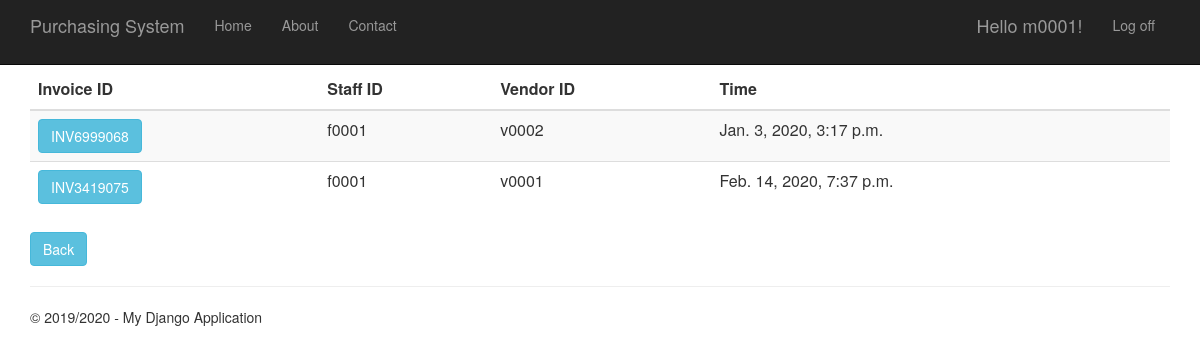
Screenshot of /invoicehistory (signed in) with the database file from the repository.
### Invoice/models.py (models this page shows)
class Invoice(models.Model):
    invoice_id = models.CharField(primary_key= True, max_length=10)
    time_created = models.DateTimeField()
    description = models.CharField(max_length=100)
    total_price = models.DecimalField(max_digits=10, decimal_places=2, default=Decimal('0.00'))
    invoice_status = models.CharField(max_length=20)
    purchase_order_id =models.OneToOneField(PurchaseOrder,on_delete = models.CASCADE)
    person_id = models.ForeignKey(Person,on_delete= models.CASCADE)
    vendor_id = models.ForeignKey(Vendor,on_delete = models.CASCADE)

### app/models.py (models this page shows, shortened)
class Person(models.Model):
    user_id = models.OneToOneField(User)
    person_id = models.CharField(primary_key=True, max_length=10)
    person_name = models.TextField()
    person_address = models.TextField()
    person_phone_number = models.TextField()
    person_role = models.TextField(default = 'EMPLOYEE')

class Vendor(models.Model):
    vendor_id = models.CharField(primary_key=True, max_length=10)
    vendor_name = models.TextField()
    vendor_phone_number = models.TextField()
    vendor_address = models.TextField()
    vendor_email = models.TextField()
    def __str__(self):
        return str(self.vendor_id)

### Invoice/views.py (the view)
# urls.py: url(r'^invoicehistory', Invoice.views.invoicehistory, name="invoice_history"),
def invoicehistory(request):
    invoice = Invoice.objects.all()
    context = {
            'title':'Invoice History',
            'rows':invoice,
            'year':'2019/2020'
        }
    return render(request,'Invoice/invoicehistory.html',context)

### Invoice/templates/Invoice/invoicehistory.html
﻿{% extends "app/layout.html" %}
{% block content %}
<div class="purcahseorderhistory margintop" action="menu" >
    <form action="invoicehistorydetails" method="GET">
        <table class="table table-striped margintop">
          <thead>
            <tr>
              <th scope="col">Invoice ID</th>
              <th scope="col">Staff ID</th>
              <th scope="col">Vendor ID</th>
              <th scope="col">Time</th>
            </tr>
          </thead>
          <tbody>
              {% for r in rows %}
            <tr>
                 <td><button type="submit" name="inv_id" value="{{r.invoice_id}}" class="btn btn-info" >{{r.invoice_id}}</button></td>
                 <td>{{r.person_id.person_id}}</td>
                 <td>{{r.vendor_id}}</td>
                 <td>{{r.time_created}}</td>
            </tr>
              {% endfor %}
          </tbody>
        </table>
        <div class="margintop">
            <a type="submit" class="btn btn-info" href="/menu">Back</a>
        </div>
    </form>
</div>
{% endblock %}

### app/templates/app/loginpartial.html (shortened to what this page needs)
{% if user.is_authenticated %}
<form id="logoutForm" action="/logout" method="post" class="navbar-right">
    <ul class="nav navbar-nav navbar-right">
        <li><span class="navbar-brand">Hello {{ user.username }}!</span></li>
        <li><a href="javascript:document.getElementById('logoutForm').submit()">Log off</a></li>
    </ul>
</form>
{% else %}
<ul class="nav navbar-nav navbar-right">
    <li><a href="{% url 'login' %}">Log in</a></li>
</ul>
{% endif %}

### app/static/app/content/site.css (style rules this page uses)
body { padding-top: 50px; padding-bottom: 20px; }

### rows the page displays
Invoice: invoice_id "INV6999068", person_id.person_id "f0001", vendor_id "v0002", time_created "Jan. 3, 2020, 3:17 p.m."
Invoice: invoice_id "INV3419075", person_id.person_id "f0001", vendor_id "v0001", time_created "Feb. 14, 2020, 7:37 p.m."

### other values shown
{{ user.username }} "m0001"
{{ year }} "2019/2020"
